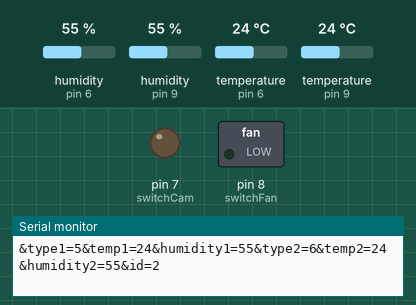
Bench run of a sketch on a simulated Arduino Uno, built with avr-gcc and run on an emulated ATmega328P. Parts: switched loads named in the sketch (green lamp = pin HIGH), output pins drawn as LEDs (lit = HIGH), the last lines printed to the serial monitor. The test bench sets the inputs (shaded band); at power-on: temperature (sensors on pin 9, pin 6) 24 °C, humidity (sensors on pin 6, pin 9) 55 %.

Above: at 5.8 s.
5.9 s: temperature (sensor on pin 9) set to 27 °C
At 11.3 s:
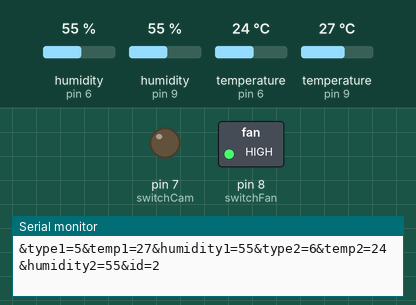
11.9 s: temperature (sensor on pin 9) set to 12 °C
At 16.3 s:
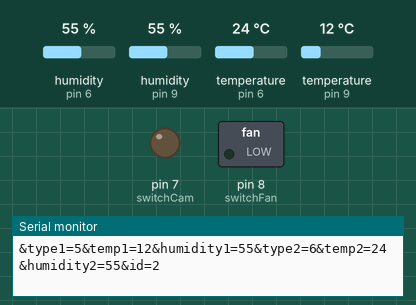
17.9 s: temperature (sensor on pin 9) set to 28 °C
At 21.3 s:
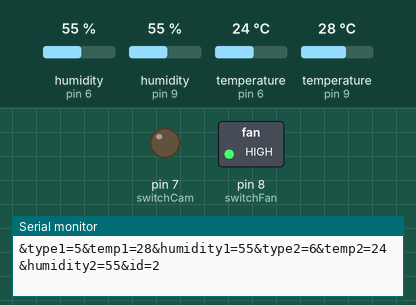
Timing chart, 0 to 22.8 s (numbered marks = the images above; inputs shaded):
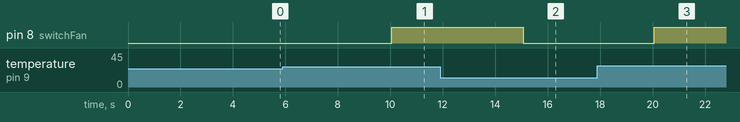

Measured:
- the behaviour switches between 25 and 26 °C on temperature (sensor on pin 9) (found by bisection; images 0 and 1)
- after the input at 5.9 s, pin 8 (switchFan): LOW → HIGH after 4.2 s
- after the input at 11.9 s, pin 8 (switchFan): HIGH → LOW after 3.2 s
- after the input at 17.9 s, pin 8 (switchFan): LOW → HIGH after 2.2 s

The sketch:

rivi-garaz-v8.ino
```cpp
#include <SPI.h>
#include <DHT.h>
#include <EtherCard.h>
static byte mymac[] = { 0x74,0x69,0x69,0x2D,0x30,0x31 };
byte Ethernet::buffer[700];
static uint32_t timer;
const char website[] PROGMEM = "pastwo.ddns.net";

#define DHTTYPE DHT11
DHT dhtGaraz(9, DHTTYPE);//teplomer garaz
DHT dhtVonku(6, DHTTYPE);//teplomer nb vonku
String tempGaraz;

int switchCam = 7;
int switchFan = 8;

static void my_callback (byte status, word off, word len) {
  Serial.println("parsujem kameru");
  Ethernet::buffer[off+600] = 0;
  String returnVal = (const char*) Ethernet::buffer + off;
  if(returnVal.indexOf("pastwo1") > 0){
    Serial.println("zapinam kameru");
    digitalWrite(switchCam, HIGH);
  }
  if(returnVal.indexOf("pastwo0") > 0){
    digitalWrite(switchCam, LOW);
    Serial.println("vypinam kameru");
  }
}

void setup () {
  Serial.begin(9600);
  dhtGaraz.begin();
  dhtVonku.begin();
  delay(10);

  pinMode(switchCam, OUTPUT);
  pinMode(switchFan, OUTPUT);

  ether.hisport = 82;
  if (ether.begin(sizeof Ethernet::buffer, mymac) == 0){
    Serial.println(F("Failed to access Ethernet controller"));
  }
  if (!ether.dhcpSetup()){
    Serial.println(F("DHCP failed"));
  }
  ether.printIp("IP:  ", ether.myip);
  ether.printIp("GW:  ", ether.gwip);
  ether.printIp("DNS: ", ether.dnsip);
  #if 1
  if (!ether.dnsLookup(website))
  Serial.println("DNS failed");
  #elif 2
  char websiteIP[] = "192.168.1.1";
  ether.parseIp(ether.hisip, websiteIP);
  #else
  byte hisip[] = { 192,168,1,1 };
  ether.copyIp(ether.hisip, hisip);
  #endif
  ether.printIp("SRV: ", ether.hisip);
}

void loop () {
  ether.packetLoop(ether.packetReceive());

  if (millis() > timer) {
    timer = millis() + (5000);
    char buff[128]="";
    sprintf (buff, "&type1=5&temp1=%d&humidity1=%d&type2=6&temp2=%d&humidity2=%d&id=2", (int)dhtGaraz.readTemperature(), (int)dhtGaraz.readHumidity(),(int)dhtVonku.readTemperature(), (int)dhtVonku.readHumidity() );
    Serial.println(buff);
    ether.browseUrl(PSTR("/index.php?action=multi"), buff, website, my_callback);

    tempGaraz = dhtGaraz.readTemperature();
    if(tempGaraz.toInt()>25){
      digitalWrite(switchFan, HIGH);
    } else {
      digitalWrite(switchFan, LOW);
    }
  }
}
```
